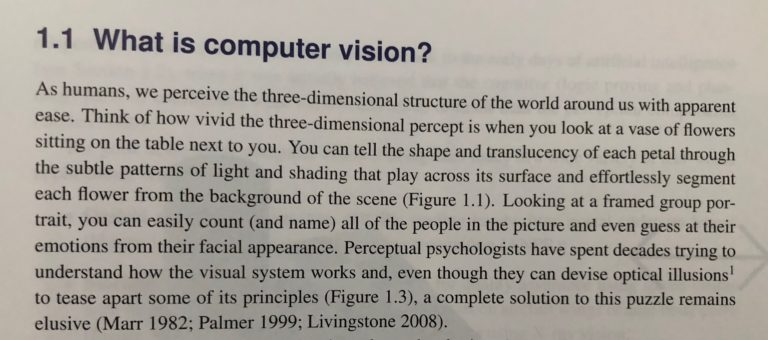
#> input picture img.jpg, 768 x 340 px
$ python -i transform_img.py   (imports and definitions only)   (older library calls are emulated)
#> lines starting #> are read from the running program, lines starting #| are printed output that depends on the picture; after the words box and inside, x2 and y2 are one past the last pixel; in counts of white or black regions, pixels touching at a corner belong together
### digit/auto_canny.py
import numpy as np

import cv2


def auto_canny(image, sigma=0.33):

    # compute the median of the single channel pixel intensities

    v = np.median(image)


    # apply automatic Canny edge detection using the computed median

    lower = int(max(0, (1.0 - sigma) * v))

    upper = int(min(255, (1.0 + sigma) * v))

    edged = cv2.Canny(image, lower, upper)


    # return the edged image

    return edged

### digit/transform_img.py
import cv2

import imutils

from auto_canny import auto_canny

import numpy as np


def transform_img(img_org):

    # gray_scale, blurring it, and computing an edge map

    img_gray = cv2.cvtColor(img_org, cv2.COLOR_BGR2GRAY)

    blurred = cv2.GaussianBlur(img_gray, (3, 3), 0)

    edged = auto_canny(blurred)

    # find contours in the edge map, then sort them by their; size in descending order

    cnts = cv2.findContours(edged, cv2.RETR_EXTERNAL, cv2.CHAIN_APPROX_SIMPLE)

    cnts = cnts[0] if imutils.is_cv2() else cnts[1]

    cnts = sorted(cnts, key=cv2.contourArea, reverse=True)


    # find the biggest contour as the dashboard

    a_max = 0

    reg = []

    for c in cnts:

        (x, y, w, h) = cv2.boundingRect(c)

        a = w * h

        if a > a_max:

            a_max = a

            reg = c


    if len(reg) > 0:

        (x, y, w, h) = cv2.boundingRect(reg)

        img_tran2seg = img_gray[y:y + h, x:x + w]

        dashboard_position = [x, y, x+w, y+h]

    else:

        img_tran2seg = []

        dashboard_position = []


    return img_tran2seg, dashboard_position

>>> import cv2
>>> picture = cv2.imread('../img.jpg')
#> picture is the input picture: shape (340, 768, 3); mean B, G, R 152.8, 160.5, 165.7
>>> result = transform_img(picture)
#> in transform_img, `blurred = cv2.GaussianBlur(img_gray, (3, 3), 0)`:
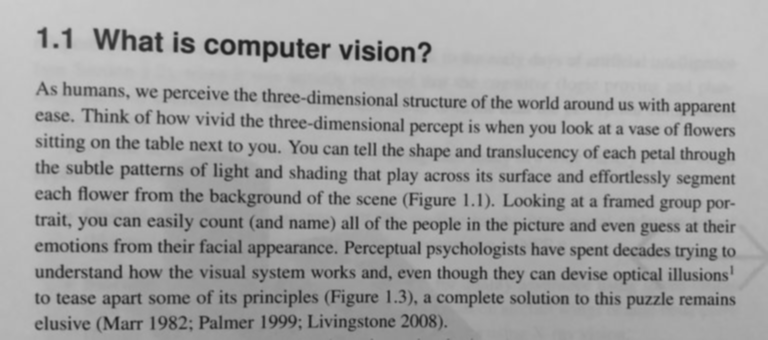
#> blurred: shape (340, 768); min 28, max 204, mean 161.2
#> in auto_canny, `v = np.median(image)`: v = 171
#> in auto_canny, `lower = int(max(0, (1.0 - sigma) * v))`: lower = 114
#> in auto_canny, `upper = int(min(255, (1.0 + sigma) * v))`: upper = 227
#> in auto_canny, `edged = cv2.Canny(image, lower, upper)`:
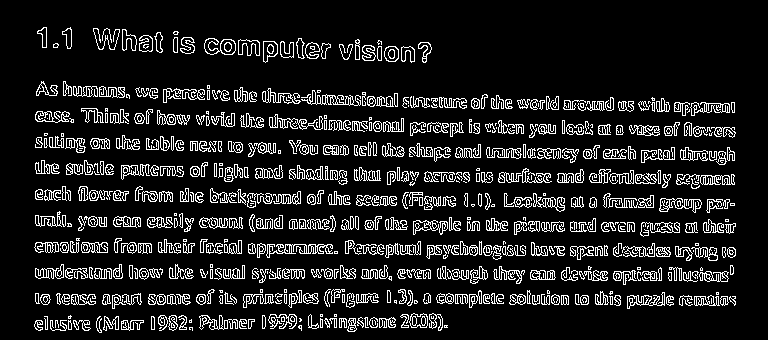
#> edged: shape (340, 768); 12.2% white in thin lines or dots, all inside (x1, y1, x2, y2) = (34, 27, 736, 333)
#> in transform_img, `cnts = cv2.findContours(edged, cv2.RETR_EXTERNAL, cv2.CHAIN_APPROX_SIM..`: cnts = 605 contours, 237 with area under 20; largest, box (x1, y1, x2, y2) and area: (204, 38, 236, 55) 334, (266, 244, 333, 258) 270, (301, 90, 361, 106) 254, (413, 220, 448, 235) 246, (627, 292, 665, 309) 240
#> the loop in transform_img, `for c in cnts: ` made 605 passes
#> (x, y, w, h, a, a_max) on passes 1 to 3: (204, 38, 32, 17, 544, 544), (266, 244, 67, 14, 938, 938), (301, 90, 60, 16, 960, 960)
#> (x, y, w, h, a) on passes 4 to 9: (413, 220, 35, 15, 525), (627, 292, 38, 17, 646), (199, 315, 39, 15, 585), (659, 198, 43, 15, 645), (263, 41, 15, 22, 330), (690, 102, 40, 14, 560)
#> after the loop in transform_img, `for c in cnts:`: a_max = 960; reg = contour of 148 points, box (x1, y1, x2, y2) (301, 90, 361, 106), area 254
#> in transform_img, `(x, y, w, h) = cv2.boundingRect(reg)`: x = 301; y = 90; w = 60; h = 16
#> in transform_img, `dashboard_position = [x, y, x+w, y+h]`: dashboard_position = [301, 90, 361, 106]
